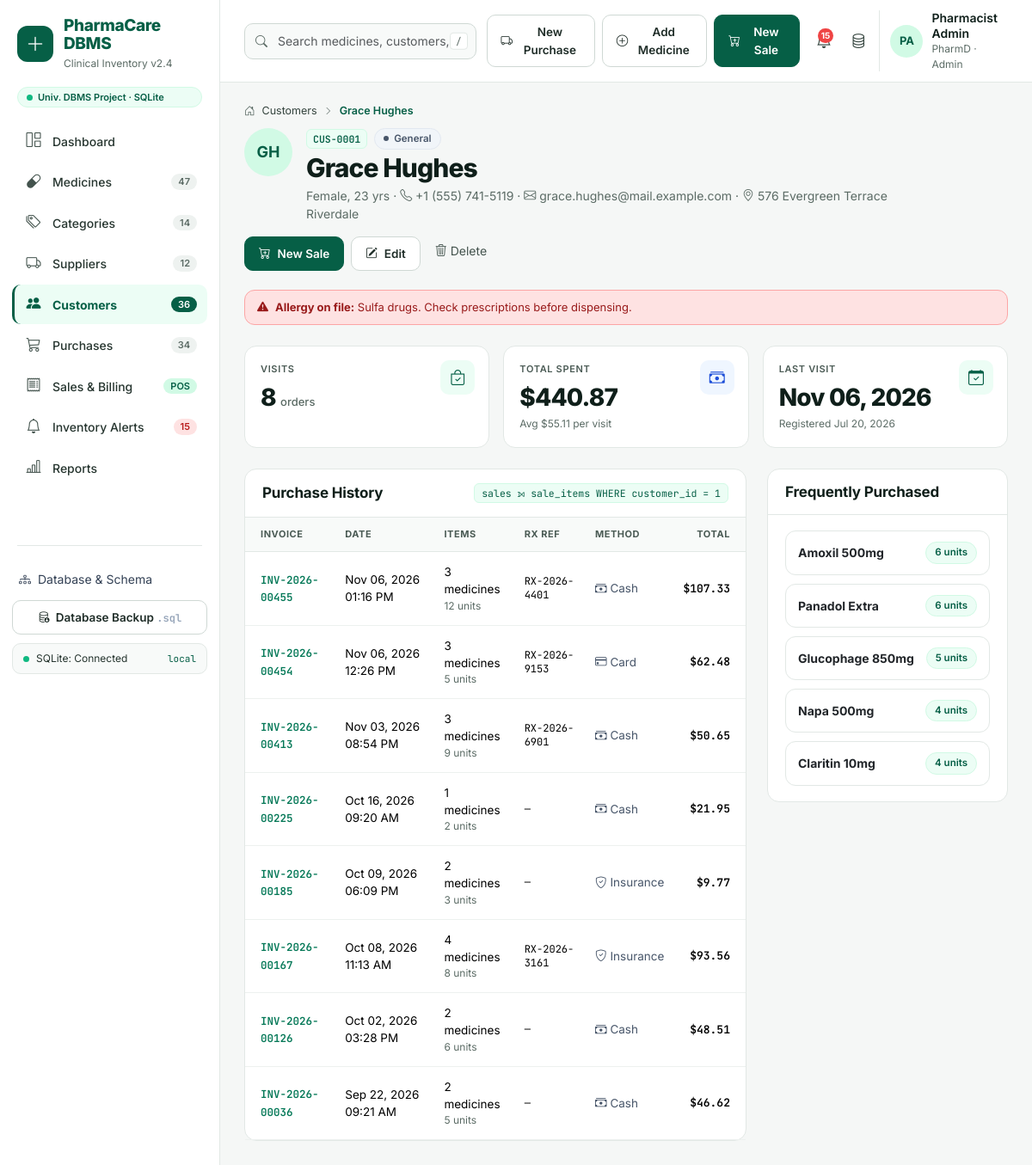
The app's page /customers/1 with its own data.
### tables this page shows
CREATE TABLE customers (
    customer_id     INTEGER PRIMARY KEY AUTOINCREMENT,
    customer_name   VARCHAR(120) NOT NULL,
    gender          VARCHAR(10)  NULL,
    date_of_birth   DATE         NULL,
    phone           VARCHAR(30)  NOT NULL,
    email           VARCHAR(120) NULL,
    address         VARCHAR(255) NULL,
    city            VARCHAR(80)  NULL,
    customer_type   VARCHAR(20)  NOT NULL DEFAULT 'General',
    allergies       VARCHAR(255) NULL,
    created_at      DATETIME     NOT NULL DEFAULT CURRENT_TIMESTAMP,
    CONSTRAINT chk_customers_type CHECK (customer_type IN ('General', 'Chronic Rx', 'Insured'))
);

CREATE TABLE sales (
    sale_id          INTEGER PRIMARY KEY AUTOINCREMENT,
    customer_id      INTEGER       NULL,
    invoice_no       VARCHAR(30)   NULL,
    sale_date        DATETIME      NOT NULL,
    subtotal         DECIMAL(12,2) NOT NULL DEFAULT 0.00,
    discount_amount  DECIMAL(12,2) NOT NULL DEFAULT 0.00,
    tax_amount       DECIMAL(12,2) NOT NULL DEFAULT 0.00,
    total_amount     DECIMAL(12,2) NOT NULL DEFAULT 0.00,
    payment_method   VARCHAR(20)   NOT NULL DEFAULT 'Cash',
    amount_paid      DECIMAL(12,2) NOT NULL DEFAULT 0.00,
    prescription_ref VARCHAR(80)   NULL,
    created_at       DATETIME      NOT NULL DEFAULT CURRENT_TIMESTAMP,
    CONSTRAINT uq_sales_invoice UNIQUE (invoice_no),
    CONSTRAINT fk_sales_customer FOREIGN KEY (customer_id)
        REFERENCES customers (customer_id) ON UPDATE CASCADE ON DELETE RESTRICT,
    CONSTRAINT chk_sales_payment CHECK (payment_method IN ('Cash', 'Card', 'Mobile Banking', 'Insurance'))
);

CREATE TABLE medicines (
    medicine_id     INTEGER PRIMARY KEY AUTOINCREMENT,
    category_id     INTEGER       NOT NULL,
    medicine_name   VARCHAR(150)  NOT NULL,
    generic_name    VARCHAR(150)  NULL,
    dosage_form     VARCHAR(50)   NULL,
    manufacturer    VARCHAR(120)  NULL,
    sku             VARCHAR(40)   NULL,
    batch_no        VARCHAR(40)   NULL,
    cost_price      DECIMAL(10,2) NOT NULL DEFAULT 0.00,
    price           DECIMAL(10,2) NOT NULL,
    stock_quantity  INTEGER       NOT NULL DEFAULT 0,
    reorder_level   INTEGER       NOT NULL DEFAULT 20,
    expiry_date     DATE          NOT NULL,
    created_at      DATETIME      NOT NULL DEFAULT CURRENT_TIMESTAMP,
    CONSTRAINT uq_medicines_sku UNIQUE (sku),
    CONSTRAINT fk_medicines_category FOREIGN KEY (category_id)
        REFERENCES categories (category_id) ON UPDATE CASCADE ON DELETE RESTRICT,
    CONSTRAINT chk_medicines_stock CHECK (stock_quantity >= 0),
    CONSTRAINT chk_medicines_price CHECK (price >= 0 AND cost_price >= 0),
    CONSTRAINT chk_medicines_reorder CHECK (reorder_level >= 0)
);

### routes/customers.py (the view)
@bp.route("/<int:customer_id>")
def detail(customer_id):
    db = get_db()
    cust = db.one(LIST_SQL + " WHERE c.customer_id = ?", (customer_id,))
    if not cust:
        abort(404)
    sales = db.query(
        "SELECT s.sale_id, s.invoice_no, s.sale_date, s.total_amount, s.payment_method, s.prescription_ref, "
        "       COUNT(si.sale_item_id) AS line_count, COALESCE(SUM(si.quantity), 0) AS units "
        "FROM sales s LEFT JOIN sale_items si ON si.sale_id = s.sale_id "
        "WHERE s.customer_id = ? "
        "GROUP BY s.sale_id, s.invoice_no, s.sale_date, s.total_amount, s.payment_method, s.prescription_ref "
        "ORDER BY s.sale_date DESC, s.sale_id DESC", (customer_id,))
    favourites = db.query(
        "SELECT m.medicine_id, m.medicine_name, SUM(si.quantity) AS units "
        "FROM sale_items si JOIN sales s ON s.sale_id = si.sale_id "
        "JOIN medicines m ON m.medicine_id = si.medicine_id "
        "WHERE s.customer_id = ? GROUP BY m.medicine_id, m.medicine_name "
        "ORDER BY units DESC LIMIT 5", (customer_id,))
    return render_template("customers/detail.html", cust=cust, sales=sales, favourites=favourites,
                           types=TYPES, genders=GENDERS)

### db.py (called while the page is built, shortened)
def _normalize_value(value):
    if isinstance(value, decimal.Decimal):
        return int(value) if value == value.to_integral_value() else float(value)
    if isinstance(value, datetime.datetime):
        return value.strftime("%Y-%m-%d %H:%M:%S")
    if isinstance(value, datetime.date):
        return value.strftime("%Y-%m-%d")
    if isinstance(value, bytes):
        return value.decode("utf-8", "replace")
    return value

def _normalize_row(row):
    return {k: _normalize_value(v) for k, v in row.items()}

def _sqlite_dict_factory(cursor, row):
    return {col[0]: row[idx] for idx, col in enumerate(cursor.description)}

def _cfg():
    return current_app.config

def get_db():
    if "db" not in g:
        g.db = Database(_cfg())
    return g.db

    def _connect(self):
        self._driver = sqlite3
        path = self.cfg["SQLITE_PATH"]
        if path != ":memory:":
            os.makedirs(os.path.dirname(path), exist_ok=True)
        conn = sqlite3.connect(path)
        conn.row_factory = _sqlite_dict_factory
        conn.execute("PRAGMA foreign_keys = ON")
        return conn

    @property
    def is_mysql(self):
        return self.engine == "mysql"

    def _sql(self, sql):
        if self.is_mysql:
            return sql.replace("%", "%%").replace("?", "%s")
        return sql

    def _run(self, sql, params=()):
        cur = self.conn.cursor()
        try:
            cur.execute(self._sql(sql), tuple(params))
        except self._driver.Error as exc:
            cur.close()
            raise self._wrap_error(exc) from exc
        return cur

    def query(self, sql, params=()):
        cur = self._run(sql, params)
        rows = cur.fetchall()
        cur.close()
        return [_normalize_row(r) for r in rows]

    def one(self, sql, params=()):
        rows = self.query(sql, params)
        return rows[0] if rows else None

    def close(self):
        try:
            self.conn.close()
        except Exception:
            pass

### utils.py (called while the page is built)
def fmt_money(value):
    try:
        value = float(value or 0)
    except (TypeError, ValueError):
        value = 0.0
    sign = "-" if value < 0 else ""
    return f"{sign}{current_app.config['CURRENCY']}{abs(value):,.2f}"

def fmt_datetime(value):
    return fmt_date(value, "%b %d, %Y %I:%M %p")

def initials(name):
    parts = [p for p in (name or "").split() if p]
    return "".join(p[0] for p in parts[:2]).upper() or "?"

### templates/customers/detail.html (shortened to what this page needs)
{% extends "base.html" %}
{% from "_macros.html" import kcard, crumbs, empty, delete_form, payment_pill %}
{% block content %}
{% set age = age_from(cust.date_of_birth) %}
{{ crumbs([('Customers', url_for('customers.index')), (cust.customer_name, none)]) }}
<div class="page-head">
  <div class="d-flex gap-3 align-items-start">
    <span class="avatar" style="width:56px;height:56px;font-size:18px">{{ cust.customer_name | initials }}</span>
    <div>
      <div class="d-flex align-items-center gap-2 mb-1">
        <span class="id-chip">{{ cust.customer_id | code('customer') }}</span>
        <span class="pill {{ {'Chronic Rx': 'pill-info', 'Insured': 'pill-success'}.get(cust.customer_type, 'pill-muted') }}">{{ cust.customer_type }}</span>
      </div>
      <h1 class="page-title">{{ cust.customer_name }}</h1>
      <p class="page-sub">{{ cust.gender or '' }}{% if age is not none %}, {{ age }} yrs{% endif %} ·
        <i class="bi bi-telephone"></i> {{ cust.phone }}{% if cust.email %} · <i class="bi bi-envelope"></i> {{ cust.email }}{% endif %}
        {% if cust.address or cust.city %} · <i class="bi bi-geo-alt"></i> {{ cust.address or '' }} {{ cust.city or '' }}{% endif %}</p>
    </div>
  </div>
  <div class="d-flex flex-wrap gap-2">
    <a class="btn btn-brand" href="{{ url_for('sales.pos', customer=cust.customer_id) }}"><i class="bi bi-cart-plus me-2"></i>New Sale</a>
    <button type="button" class="btn btn-soft" data-bs-toggle="modal" data-bs-target="#customerModal"
            data-action="{{ url_for('customers.update', customer_id=cust.customer_id) }}" data-title="Edit {{ cust.customer_name }}"
            data-record='{{ cust | tojson }}'><i class="bi bi-pencil-square me-2"></i>Edit</button>
    {{ delete_form(url_for('customers.delete', customer_id=cust.customer_id), 'Delete customer ' ~ cust.customer_name ~ '?', 'Delete') }}
  </div>
</div>
{% if cust.allergies %}
<div class="allergy-alert mb-4"><i class="bi bi-exclamation-triangle-fill me-2"></i><b>Allergy on file:</b> {{ cust.allergies }}. Check prescriptions before dispensing.</div>
{% endif %}
<div class="row g-3 mb-4 row-cols-1 row-cols-sm-3">
  <div class="col">{{ kcard('Visits', cust.visits, 'bi-bag-check', 'orders') }}</div>
  <div class="col">{{ kcard('Total spent', cust.total_spent | money, 'bi-cash-stack', '', 'info', 'Avg ' ~ ((cust.total_spent / cust.visits if cust.visits else 0) | money) ~ ' per visit') }}</div>
  <div class="col">{{ kcard('Last visit', (cust.last_visit | date) if cust.last_visit else '—', 'bi-calendar-check', '', '', 'Registered ' ~ (cust.created_at | date)) }}</div>
</div>
<div class="row g-4">
  <div class="col-xl-8">
    <section class="card-pc">
      <div class="card-head"><h2 class="me-auto">Purchase History</h2><span class="tbl-chip">sales ⟕ sale_items WHERE customer_id = {{ cust.customer_id }}</span></div>
      <div class="table-responsive">
        <table class="table table-pc">
          <thead><tr><th>Invoice</th><th>Date</th><th>Items</th><th>Rx Ref</th><th>Method</th><th class="text-end">Total</th></tr></thead>
          <tbody>
          {% for s in sales %}
            <tr>
              <td><a class="mono fw-semibold tw-text-[12.5px]" href="{{ url_for('sales.invoice', sale_id=s.sale_id) }}">{{ s.invoice_no }}</a></td>
              <td>{{ s.sale_date | datetime }}</td>
              <td>{{ s.line_count }} medicines<div class="cell-sub">{{ s.units }} units</div></td>
              <td class="mono tw-text-xs">{{ s.prescription_ref or '—' }}</td>
              <td>{{ payment_pill(s.payment_method) }}</td>
              <td class="text-end num fw-semibold">{{ s.total_amount | money }}</td>
            </tr>
          {% else %}<tr><td colspan="6">{{ empty('No purchases yet.') }}</td></tr>{% endfor %}
          </tbody>
        </table>
      </div>
    </section>
  </div>
  <div class="col-xl-4">
    <section class="card-pc">
      <div class="card-head"><h2>Frequently Purchased</h2></div>
      <div class="card-body-pc">
        {% for m in favourites %}
          <div class="alert-item">
            <a class="title text-body" href="{{ url_for('medicines.detail', medicine_id=m.medicine_id) }}">{{ m.medicine_name }}</a>
            <span class="pill pill-mint no-dot">{{ m.units }} units</span>
          </div>
        {% else %}{{ empty('No medicines purchased yet.') }}{% endfor %}
      </div>
    </section>
  </div>
</div>
{% endblock %}

### templates/_macros.html (shortened to what this page needs)
{% macro kcard(label, value, icon='', unit='', tone='', foot='') -%}
<div class="kpi {{ tone }}">
  {% if icon %}<span class="kpi-icon"><i class="bi {{ icon }}"></i></span>{% endif %}
  <div class="kpi-label pe-5">{{ label }}</div>
  <div class="kpi-value">{{ value }}{% if unit %} <small>{{ unit }}</small>{% endif %}</div>
  {% if foot or caller %}<div class="kpi-foot">{% if caller %}{{ caller() }}{% else %}{{ foot }}{% endif %}</div>{% endif %}
</div>
{%- endmacro %}
{% macro crumbs(items) -%}
<div class="crumbs">
  <i class="bi bi-house-door"></i>
  {% for label, href in items %}
    {% if not loop.first %}<i class="bi bi-chevron-right"></i>{% endif %}
    {% if href %}<a href="{{ href }}">{{ label }}</a>{% elif loop.last %}<span class="here">{{ label }}</span>{% else %}<span>{{ label }}</span>{% endif %}
  {% endfor %}
</div>
{%- endmacro %}
{% macro delete_form(action, message, label='') -%}
<form method="post" action="{{ action }}" class="d-inline" data-confirm="{{ message }}">
  <button type="submit" class="btn-icon danger" title="Delete" aria-label="Delete"><i class="bi bi-trash3"></i>{% if label %} {{ label }}{% endif %}</button>
</form>
{%- endmacro %}
{% macro payment_pill(method) -%}
{% set icons = {'Cash': 'bi-cash-stack', 'Card': 'bi-credit-card', 'Mobile Banking': 'bi-phone', 'Insurance': 'bi-shield-check'} %}
<span class="tw-inline-flex tw-items-center tw-gap-1 tw-text-slate-600"><i class="bi {{ icons.get(method, 'bi-wallet2') }}"></i> {{ method }}</span>
{%- endmacro %}

### records on screen
customers: customer_name "Grace Hughes", customer_name|initials "GH", customer_id|code "CUS-0001", customer_type "General", gender "Female", phone "+1 (555) 741-5119", email "grace.hughes@mail.example.com", address "576 Evergreen Terrace", city "Riverdale", allergies "Sulfa drugs", customer_id "1"
sales: invoice_no "INV-2026-00455", sale_date "Nov 06, 2026 01:16 PM", line_count "3", units "12", prescription_ref "RX-2026-4401", payment_method "Cash", total_amount "$107.33"
sales: invoice_no "INV-2026-00454", sale_date "Nov 06, 2026 12:26 PM", line_count "3", units "5", prescription_ref "RX-2026-9153", payment_method "Card", total_amount "$62.48"
sales: invoice_no "INV-2026-00413", sale_date "Nov 03, 2026 08:54 PM", line_count "3", units "9", prescription_ref "RX-2026-6901", payment_method "Cash", total_amount "$50.65"
sales: invoice_no "INV-2026-00225", sale_date "Oct 16, 2026 09:20 AM", line_count "1", units "2", prescription_ref "—", payment_method "Cash", total_amount "$21.95"
sales: invoice_no "INV-2026-00185", sale_date "Oct 09, 2026 06:09 PM", line_count "2", units "3", prescription_ref "—", payment_method "Insurance", total_amount "$9.77"
sales: invoice_no "INV-2026-00167", sale_date "Oct 08, 2026 11:13 AM", line_count "4", units "8", prescription_ref "RX-2026-3161", payment_method "Insurance", total_amount "$93.56"
sales: invoice_no "INV-2026-00126", sale_date "Oct 02, 2026 03:28 PM", line_count "2", units "6", prescription_ref "—", payment_method "Cash", total_amount "$48.51"
sales: invoice_no "INV-2026-00036", sale_date "Sep 22, 2026 09:21 AM", line_count "2", units "5", prescription_ref "—", payment_method "Cash", total_amount "$46.62"
medicines: medicine_name "Amoxil 500mg", units "6"
medicines: medicine_name "Panadol Extra", units "6"
medicines: medicine_name "Glucophage 850mg", units "5"
medicines: medicine_name "Napa 500mg", units "4"
medicines: medicine_name "Claritin 10mg", units "4"

### other values on screen
{{ db_engine }} "SQLite"
{{ label }} "Dashboard" "Medicines" "Categories" "Suppliers" "Customers" "Purchases" "Sales & Billing" "Inventory Alerts" "Reports"
{{ count }} "47" "14" "12" "36" "34" "POS" "15"
{{ 'Connected' if db_ok else 'Offline' }} "Connected"
{{ 'InnoDB' if db_engine == 'MySQL' else 'local' }} "local"
{{ nav_counts.alerts }} "15"
{{ label }} "Customers"
{{ age }} "23"
{{ label }} "Delete"
{{ label }} "VISITS TOTAL SPENT LAST VISIT"
{{ value }} "8 $440.87 Nov 06, 2026"
{{ unit }} "orders"
{{ foot }} "Avg $55.11 per visit Registered Jul 20, 2026"
